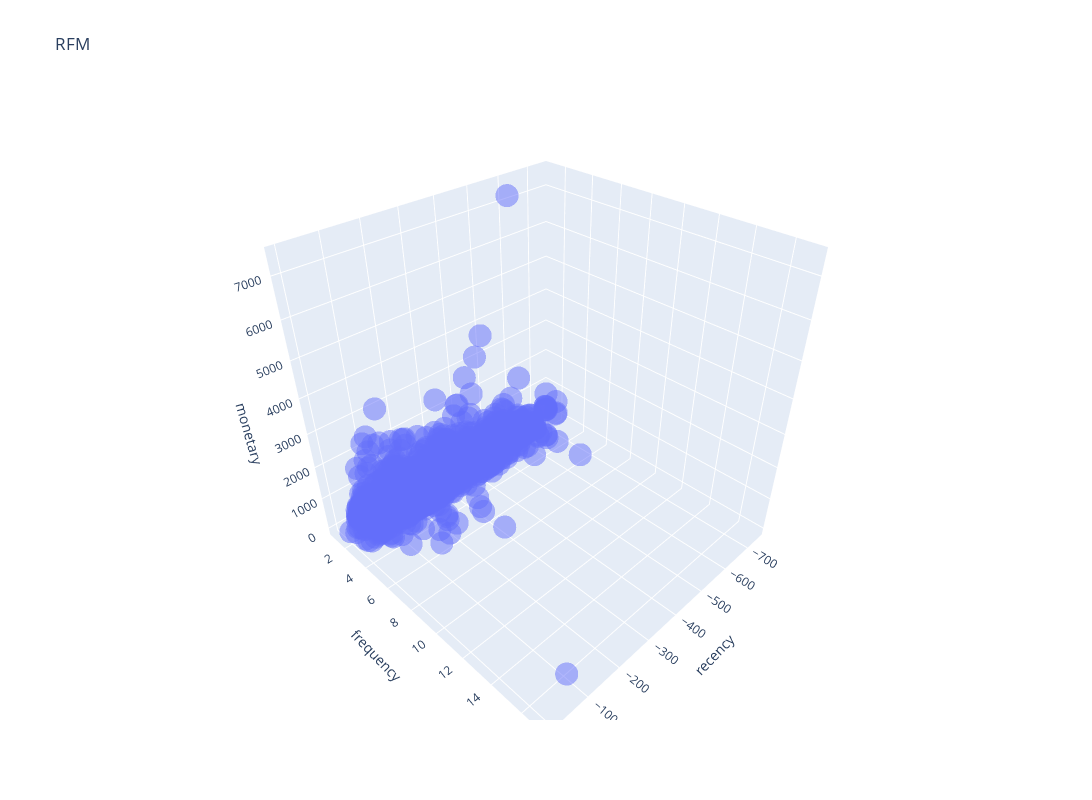

Notebook cell for this chart:
### Markdown cell above
## Checking RFM 3D

### Code cell
show_3d(df, "recency", "frequency", "monetary")

### Figure 1 — Plotly figure (JSON) as saved in the notebook; plotly's stock layout.template omitted (floating-point values rounded to 4 significant figures; data arrays with more than 128 entries replaced by an {"elided": "..."} marker saying what was removed)
{"data": [{"hovertemplate": "recency=%{x}<br>frequency=%{y}<br>monetary=%{z}<extra></extra>", "legendgroup": "", "marker": {"color": "#636efa", "opacity": 0.5, "symbol": "circle"}, "mode": "markers", "name": "", "scene": "scene", "showlegend": false, "type": "scatter3d", "x": {"elided": "5994 int values"}, "y": {"elided": "5994 int values"}, "z": {"elided": "5994 float values"}}], "layout": {"height": 800, "legend": {"tracegroupgap": 0}, "scene": {"domain": {"x": [0, 1], "y": [0, 1]}, "xaxis": {"title": {"text": "recency"}}, "yaxis": {"title": {"text": "frequency"}}, "zaxis": {"title": {"text": "monetary"}}}, "title": {"text": "RFM"}, "width": 1200}}
